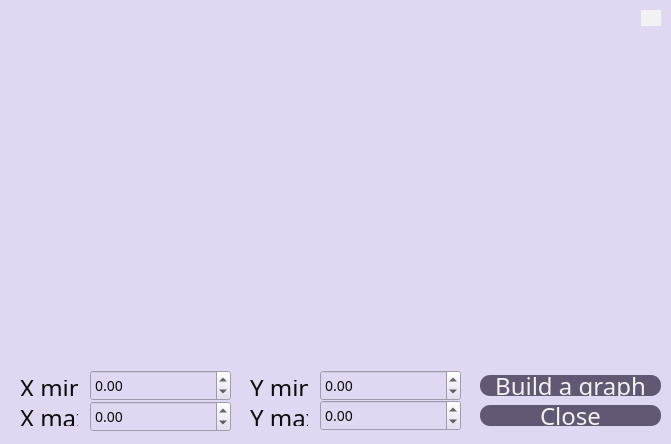
<?xml version="1.0" encoding="UTF-8"?>
<ui version="4.0">
 <class>graph</class>
 <widget class="QDialog" name="graph">
  <property name="enabled">
   <bool>true</bool>
  </property>
  <property name="geometry">
   <rect>
    <x>0</x>
    <y>0</y>
    <width>671</width>
    <height>444</height>
   </rect>
  </property>
  <property name="minimumSize">
   <size>
    <width>671</width>
    <height>444</height>
   </size>
  </property>
  <property name="maximumSize">
   <size>
    <width>671</width>
    <height>444</height>
   </size>
  </property>
  <property name="windowTitle">
   <string>Graph Builder</string>
  </property>
  <property name="styleSheet">
   <string notr="true">background-color: #E0D8F2;</string>
  </property>
  <widget class="QPushButton" name="pushButton_close">
   <property name="geometry">
    <rect>
     <x>480</x>
     <y>400</y>
     <width>181</width>
     <height>31</height>
    </rect>
   </property>
   <property name="font">
    <font>
     <family>TT Firs Neue</family>
     <pointsize>18</pointsize>
    </font>
   </property>
   <property name="cursor">
    <cursorShape>PointingHandCursor</cursorShape>
   </property>
   <property name="styleSheet">
    <string notr="true">QPushButton {
  background-color: #635873;
  margin: 5px 0px;
  border-radius: 10px;
  color: #F2F2F2;
  
}
QPushButton:pressed {
    background-color: #726881; 
}</string>
   </property>
   <property name="text">
    <string>Close</string>
   </property>
  </widget>
  <widget class="QCustomPlot" name="widget" native="true">
   <property name="geometry">
    <rect>
     <x>10</x>
     <y>10</y>
     <width>651</width>
     <height>351</height>
    </rect>
   </property>
   <property name="font">
    <font>
     <family>TT Firs Neue</family>
    </font>
   </property>
   <property name="autoFillBackground">
    <bool>false</bool>
   </property>
   <property name="styleSheet">
    <string notr="true"/>
   </property>
   <widget class="QLabel" name="label_exp">
    <property name="geometry">
     <rect>
      <x>631</x>
      <y>0</y>
      <width>20</width>
      <height>16</height>
     </rect>
    </property>
    <property name="font">
     <font>
      <family>TT Firs Neue</family>
      <pointsize>18</pointsize>
     </font>
    </property>
    <property name="styleSheet">
     <string notr="true">QLabel {
  qproperty-alignment: 'AlignVCenter | AlignRight';
  background-color: #F2F2F2;
  border-radius: 10px;
  color: #0D0D0D;
  padding: 10px;
}</string>
    </property>
    <property name="text">
     <string/>
    </property>
   </widget>
  </widget>
  <widget class="QLabel" name="label">
   <property name="geometry">
    <rect>
     <x>20</x>
     <y>410</y>
     <width>58</width>
     <height>16</height>
    </rect>
   </property>
   <property name="font">
    <font>
     <family>TT Firs Neue</family>
     <pointsize>18</pointsize>
    </font>
   </property>
   <property name="styleSheet">
    <string notr="true">QLabel {
  color: #0D0D0D;
}</string>
   </property>
   <property name="text">
    <string>X max:</string>
   </property>
  </widget>
  <widget class="QLabel" name="label_2">
   <property name="geometry">
    <rect>
     <x>20</x>
     <y>380</y>
     <width>58</width>
     <height>16</height>
    </rect>
   </property>
   <property name="font">
    <font>
     <family>TT Firs Neue</family>
     <pointsize>18</pointsize>
    </font>
   </property>
   <property name="styleSheet">
    <string notr="true">QLabel {
  color: #0D0D0D;
}</string>
   </property>
   <property name="text">
    <string>X min:</string>
   </property>
  </widget>
  <widget class="QLabel" name="label_3">
   <property name="geometry">
    <rect>
     <x>250</x>
     <y>380</y>
     <width>58</width>
     <height>16</height>
    </rect>
   </property>
   <property name="font">
    <font>
     <family>TT Firs Neue</family>
     <pointsize>18</pointsize>
    </font>
   </property>
   <property name="styleSheet">
    <string notr="true">QLabel {
  color: #0D0D0D;
}</string>
   </property>
   <property name="text">
    <string>Y min:</string>
   </property>
  </widget>
  <widget class="QLabel" name="label_4">
   <property name="geometry">
    <rect>
     <x>250</x>
     <y>410</y>
     <width>58</width>
     <height>16</height>
    </rect>
   </property>
   <property name="font">
    <font>
     <family>TT Firs Neue</family>
     <pointsize>18</pointsize>
    </font>
   </property>
   <property name="styleSheet">
    <string notr="true">QLabel {
  color: #0D0D0D;
}</string>
   </property>
   <property name="text">
    <string>Y max:</string>
   </property>
  </widget>
  <widget class="QPushButton" name="pushButton_build">
   <property name="geometry">
    <rect>
     <x>480</x>
     <y>370</y>
     <width>181</width>
     <height>31</height>
    </rect>
   </property>
   <property name="font">
    <font>
     <family>TT Firs Neue</family>
     <pointsize>18</pointsize>
    </font>
   </property>
   <property name="cursor">
    <cursorShape>PointingHandCursor</cursorShape>
   </property>
   <property name="styleSheet">
    <string notr="true">QPushButton {
  background-color: #635873;
  margin: 5px 0px;
  border-radius: 10px;
  color: #F2F2F2;
  
}
QPushButton:pressed {
    background-color: #726881; 
}</string>
   </property>
   <property name="text">
    <string>Build a graph</string>
   </property>
  </widget>
  <widget class="QDoubleSpinBox" name="doubleSpinBox_xmax">
   <property name="geometry">
    <rect>
     <x>90</x>
     <y>401</y>
     <width>141</width>
     <height>31</height>
    </rect>
   </property>
   <property name="font">
    <font>
     <family>TT Firs Neue</family>
     <pointsize>-1</pointsize>
    </font>
   </property>
   <property name="cursor">
    <cursorShape>IBeamCursor</cursorShape>
   </property>
   <property name="styleSheet">
    <string notr="true">font-family: 'TT Firs Neue'; font-size: 14px; color: #0D0D0D</string>
   </property>
   <property name="minimum">
    <double>-1000000.000000000000000</double>
   </property>
   <property name="maximum">
    <double>1000000.000000000000000</double>
   </property>
  </widget>
  <widget class="QDoubleSpinBox" name="doubleSpinBox_xmin">
   <property name="geometry">
    <rect>
     <x>90</x>
     <y>370</y>
     <width>141</width>
     <height>31</height>
    </rect>
   </property>
   <property name="font">
    <font>
     <family>TT Firs Neue</family>
     <pointsize>-1</pointsize>
    </font>
   </property>
   <property name="cursor">
    <cursorShape>IBeamCursor</cursorShape>
   </property>
   <property name="styleSheet">
    <string notr="true">font-family: 'TT Firs Neue'; font-size: 14px; color: #0D0D0D</string>
   </property>
   <property name="minimum">
    <double>-1000000.000000000000000</double>
   </property>
   <property name="maximum">
    <double>1000000.000000000000000</double>
   </property>
  </widget>
  <widget class="QDoubleSpinBox" name="doubleSpinBox_ymax">
   <property name="geometry">
    <rect>
     <x>320</x>
     <y>400</y>
     <width>141</width>
     <height>31</height>
    </rect>
   </property>
   <property name="font">
    <font>
     <family>TT Firs Neue</family>
     <pointsize>-1</pointsize>
    </font>
   </property>
   <property name="cursor">
    <cursorShape>IBeamCursor</cursorShape>
   </property>
   <property name="styleSheet">
    <string notr="true">font-family: 'TT Firs Neue'; font-size: 14px; color: #0D0D0D</string>
   </property>
   <property name="minimum">
    <double>-1000000.000000000000000</double>
   </property>
   <property name="maximum">
    <double>1000000.000000000000000</double>
   </property>
  </widget>
  <widget class="QDoubleSpinBox" name="doubleSpinBox_ymin">
   <property name="geometry">
    <rect>
     <x>320</x>
     <y>370</y>
     <width>141</width>
     <height>31</height>
    </rect>
   </property>
   <property name="font">
    <font>
     <family>TT Firs Neue</family>
     <pointsize>-1</pointsize>
    </font>
   </property>
   <property name="cursor">
    <cursorShape>IBeamCursor</cursorShape>
   </property>
   <property name="styleSheet">
    <string notr="true">font-family: 'TT Firs Neue'; font-size: 14px; color: #0D0D0D</string>
   </property>
   <property name="minimum">
    <double>-1000000.000000000000000</double>
   </property>
   <property name="maximum">
    <double>1000000.000000000000000</double>
   </property>
  </widget>
 </widget>
 <customwidgets>
  <customwidget>
   <class>QCustomPlot</class>
   <extends>QWidget</extends>
   <header>qcustomplot.h</header>
   <container>1</container>
  </customwidget>
 </customwidgets>
 <resources/>
 <connections/>
</ui>
